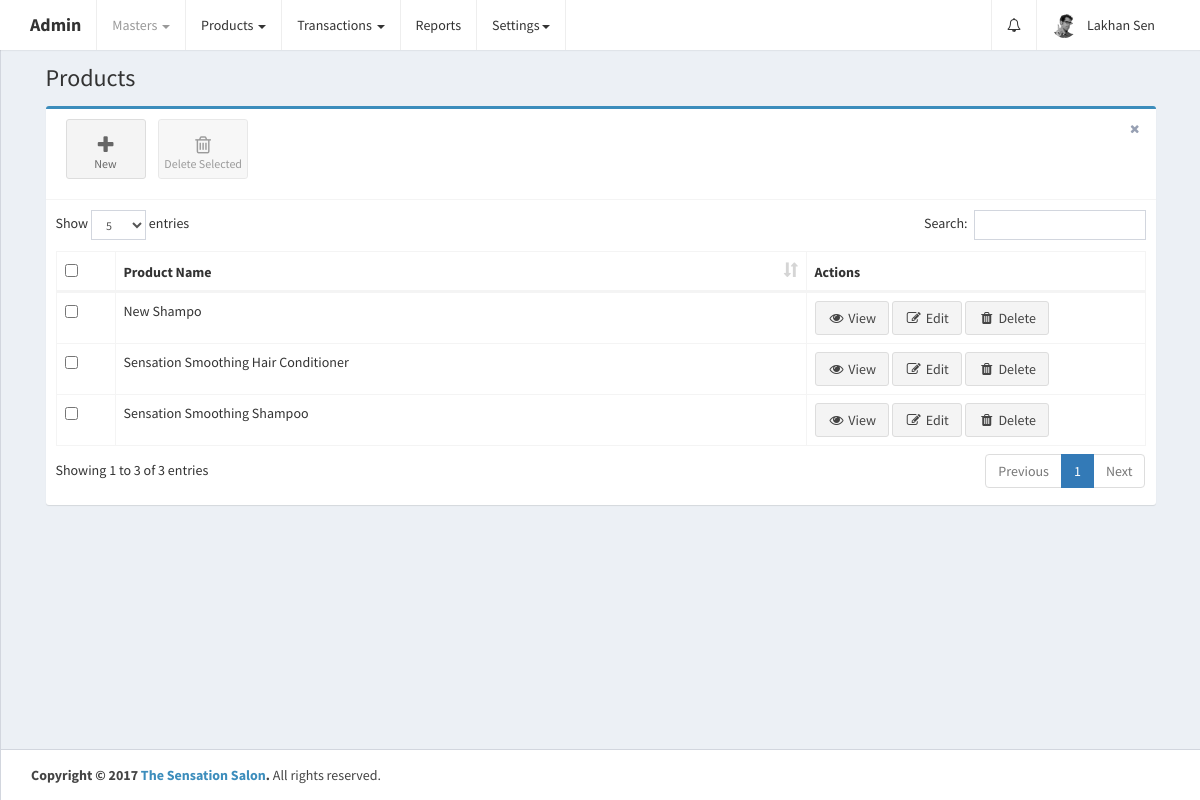
Before: /home.php?controller=product&action=getproducts (signed in) with the older database file.
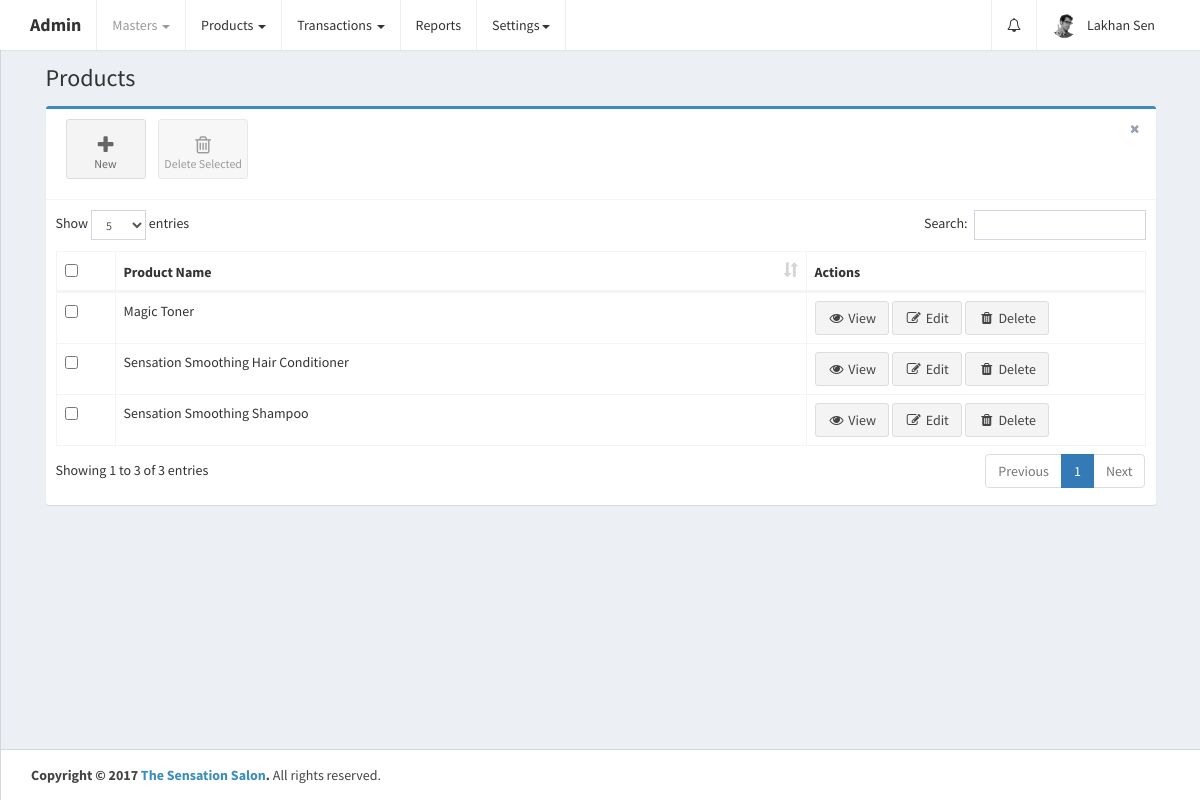
After: the same page with the newer database file.
### tables this page shows
CREATE TABLE `products` (
  `id` int(11) UNSIGNED NOT NULL,
  `product_category_id` int(11) NOT NULL,
  `brand_id` int(11) NOT NULL,
  `product_code` varchar(255) DEFAULT NULL,
  `name` varchar(255) NOT NULL,
  `qty1` int(11) NOT NULL DEFAULT '0',
  `qty2` int(11) NOT NULL DEFAULT '0',
  `price` varchar(255) NOT NULL DEFAULT '0.00',
  `description` longtext,
  `hsn_code` varchar(255) DEFAULT NULL,
  `calculation_type` varchar(255) DEFAULT NULL,
  `taxability` varchar(255) DEFAULT NULL,
  `cgst` varchar(255) DEFAULT NULL,
  `sgst` varchar(255) DEFAULT NULL,
  `integrated_tax` varchar(255) DEFAULT NULL,
  `cess` varchar(255) DEFAULT NULL,
  `is_deleted` tinyint(1) NOT NULL DEFAULT '0',
  `created_at` datetime NOT NULL DEFAULT CURRENT_TIMESTAMP,
  `updated_at` datetime NOT NULL DEFAULT CURRENT_TIMESTAMP ON UPDATE CURRENT_TIMESTAMP
);

### controllers/ProductController.php (called while the page is built, shortened)
<?php
class ProductController {
    public $productobj;
    public function __construct() {
        require_once 'models/Product.php';
        $this->productobj = new Product();
    }
    public function getproducts() {
        $products_res = $this->productobj->getproducts();
        if ($products_res->num_rows > 0) {
            while ($product = $products_res->fetch_assoc()) {
                $product['name'] = ucwords($product['name']);
                $products[] = $product;
            }
        }
        require_once APP_DIR . '/views/layout.php';
    }
}
?>

### home.php (called while the page is built, shortened)
<?php
require_once 'config/database.php';
require_once 'config/routes.php';
?>

### config/Database.php (called while the page is built)
<?php
class Database {
    public function connect() {
        $conn = new mysqli('localhost', 'root', '', 'thesensationbeautycentre');
        if ($conn->connect_error) {
            die("Connection failed: " . $conn->connect_error);
        } else {
            return $conn;
        }
    }
}
?>

### models/Product.php (called while the page is built, shortened)
<?php
class Product {
    public $conn;
    public function __construct() {
        $db = new Database();
        $this->conn = $db->connect();
    }
    public function getproducts() {
        $products_res = $this->conn->query('SELECT * FROM products WHERE is_deleted!="1" ORDER BY id DESC');
        return $products_res;
    }
}
?>

### views/products.php (the view, shortened to what this page needs)
<link rel="stylesheet" href="public/plugins/datatables/dataTables.bootstrap.css">
<div class="row">
    <div class="col-xs-12">
        <div class="box box-primary">
            <div class="box-header with-border">
                <a class="btn btn-app" href="?controller=product&action=addproduct">
                    <i class="fa fa-plus"></i> New
                </a>
                <button class="btn btn-app" id="delete_selected">
                    <i class="fa fa-trash-o"></i> Delete Selected
                </button>
                <div class="box-tools pull-right">
                    <button type="button" class="btn btn-box-tool" data-widget="remove"><i class="fa fa-times"></i></button>
                </div>
            </div>
            <div class="box-body">
                <div class="table-responsive">
                    <table id="products_table" class="table table-bordered table-hover" role="grid" aria-describedby="products_table_info">
                        <thead>
                            <tr>
                                <th data-orderable="false" width="20px">
                                    <input type="checkbox" class="select-all">
                                </th>
                                <th>Product Name</th>
                                <th data-orderable="false" width="300px">Actions</th>
                            </tr>
                        </thead>
                        <?php
                        if (isset($products)) {
                            if (count($products) > 0) {
                                ?>
                                <tbody>
                                    <?php
                                    foreach ($products as $product) {
                                        ?>
                                        <tr id="tr_<?php echo $product['id']; ?>">
                                            <td><input type="checkbox" name="select_products[]" data-id="<?php echo $product['id']; ?>"></td>
                                            <td><?php echo ucwords($product['name']); ?></td>
                                            <td>
                                                <a href="" class="view btn btn-default" data-id="<?php echo $product['id']; ?>"><i class="fa fa-fw fa-eye"></i> View</a>
                                                <a href="?controller=product&action=updateproduct&id=<?php echo $product['id']; ?>" class="btn btn-default"><i class="fa fa-fw fa-pencil-square-o"></i> Edit</a>
                                                <a href="" class="delete btn btn-default" data-id="<?php echo $product['id']; ?>"><i class="fa fa-fw fa-trash"></i> Delete</a>
                                            </td>
                                        </tr>
                                        <?php
                                    }
                                    ?>
                                </tbody>
                                <?php
                            }
                        }
                        ?>
                    </table>
                </div>
            </div>
        </div>
    </div>
</div>

Changed rows visible on the page:
changed products (number 1 of 3 on the later page): name "New Shampo" → "Magic Toner"
